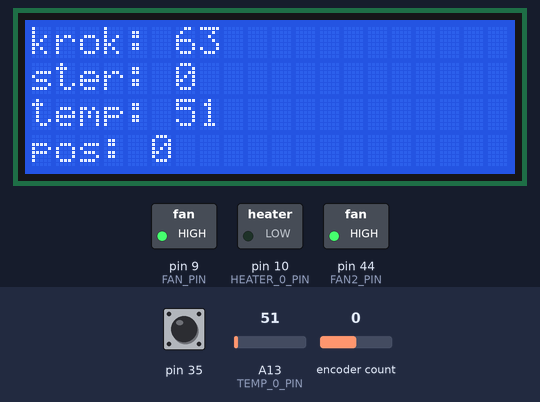
The sketch below on a simulated Arduino Mega 2560, built with avr-gcc and run on an emulated ATmega2560. Parts: 20×4 character LCD, switched loads named in the sketch (green lamp = pin HIGH). The test bench sets the inputs (shaded band); at power-on: encoder count 0, pin 35 HIGH, A13 (TEMP_0_PIN) = 51.

Above: at 1.2 s.
1.3 s: encoder count set to 1
At 1.73 s:
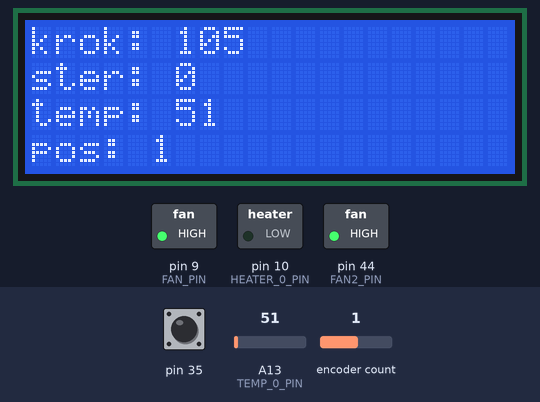
3.0 s: pin 35 pulled LOW for 0.15 s
3.7 s: A13 (TEMP_0_PIN) set to 61
At 4.18 s:
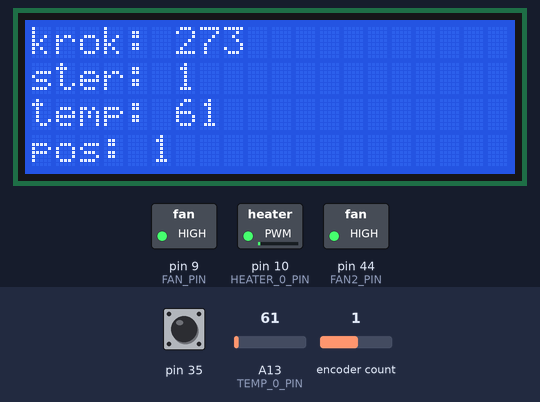
6.4 s: encoder count set to 2
At 6.63 s:
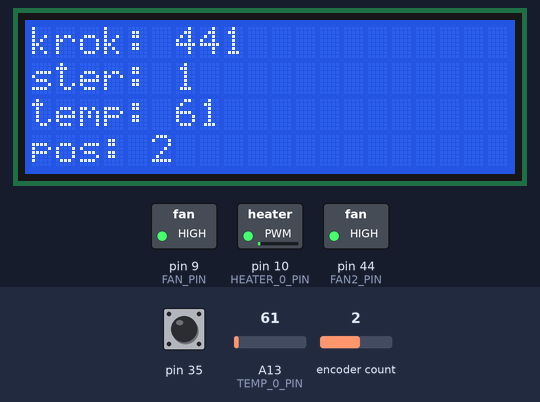
7.9 s: pin 35 pulled LOW for 1 s
9.5 s: A13 (TEMP_0_PIN) set to 71
At 9.7 s:
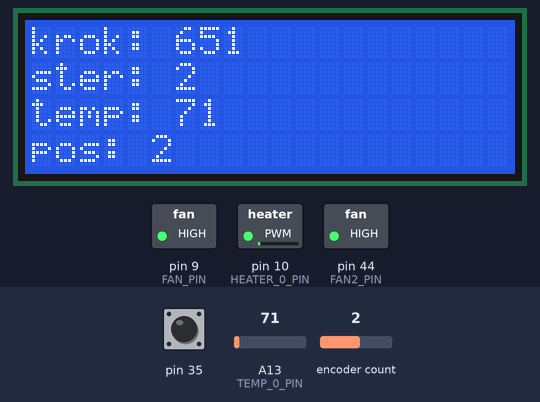
Timing chart, 0 to 12.0 s (numbered marks = the images above; inputs shaded):
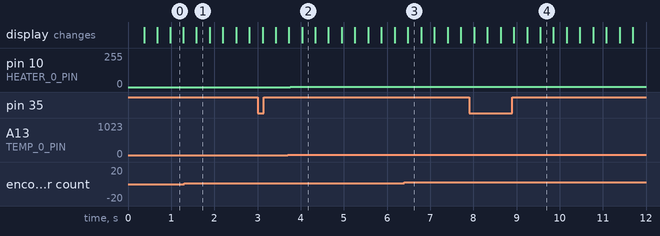

The sketch:

data_aquisition.ino
```cpp
/*
 Name:		grzalka.ino
 Created:	12/4/2018 12:48
 Author:	Kavaren, SaDiablo

 Arduino Mega 2560
 Ramps 1.4 Compatibile
*/
#include <LiquidCrystal.h>
#include <ClickEncoder.h>
#include <TimerOne.h>

// Temperature Sensors
#define TEMP_0_PIN         13   // Analog Input (Nozzle temp)
#define TEMP_1_PIN         15   // Analog Input (Outside temp)

// Heaters / Fans
#define FAN_PIN           9 //4
#define FAN2_PIN          44
#define HEATER_0_PIN      10

// LCD pins
#define RS 		16
#define ENABLE 	17
#define D4 		23
#define D5 		25
#define D6 		27
#define D7 		29

// Encoder
#define BTN_EN1 31 // encoder
#define BTN_EN2 33 // encoder
#define BTN_ENC 35 // enter button

//Thermistor tables
#define A0 		350.037053704701
#define A1 		 -3.84921945549064
#define A2 		  0.0402867301683181
#define A3 		 -0.000252217024037494
#define A4 		  9.49919288351029e-07
#define A5 		 -2.21475224694936e-09
#define A6 		  3.21618652720870e-12
#define A7		 -2.82921036032545e-15
#define A8		  1.37915877531792e-18
#define A9		 -2.85862865193471e-22

LiquidCrystal lcd(RS, ENABLE, D4, D5, D6, D7);
ClickEncoder *encoder;
String input_var;
int t_zew, t, flag;
float t_c;
int16_t last, value;
int u = 0;
int i = 0;
int dt = 20;

void timerIsr() {
  encoder->service();
}

void setup()
{
	//Serial.begin(57600);
	lcd.begin(20, 4);

	pinMode(FAN_PIN, OUTPUT);
	pinMode(FAN2_PIN, OUTPUT);
	pinMode(HEATER_0_PIN, OUTPUT);

	digitalWrite(FAN_PIN, HIGH);
	digitalWrite(FAN2_PIN, HIGH);

  encoder = new ClickEncoder(BTN_EN2, BTN_EN1, BTN_ENC);
  encoder->setAccelerationEnabled(true);
  Timer1.initialize(1000);
  Timer1.attachInterrupt(timerIsr);

  last = -1;
}

void loop()
{
  value += encoder->getValue();
  if (value != last)
  {
    last = value;
  }
  ClickEncoder::Button b = encoder->getButton();
  if (b != ClickEncoder::Open)
  {
    switch (b)
    {
      case ClickEncoder::Clicked:
          u = value;
      break;
      case ClickEncoder::DoubleClicked:
        u = 0;
        value = 0;
      break;
    }
  }
	while(Serial.available() > 0)
	{
		input_var = Serial.readStringUntil('\n');
		sscanf(input_var.c_str(), "%d\n", &u);
	}


	//if(i > 50000)
	//{ u = 40; }
	//else if (i > 180000)
	//{ u = 0; }

	analogWrite(HEATER_0_PIN, u);

	t = analogRead(TEMP_0_PIN);
	//t_c = A0 + A1 * t + A2 * pow(t, 2) + A3 * pow(t, 3) + A4 * pow(t, 4) + A5 * pow(t, 5) + A6 * pow(t, 6) + A7 * pow(t, 7) + A8 * pow(t, 8) + A9 * pow(t, 9);
	//temp_zew = analogRead(TEMP_1_PIN);
	lcd.setCursor(0, 0);
	lcd.print("krok: "); lcd.print(i);  lcd.print("    ");
	lcd.setCursor(0, 1);
	lcd.print("ster: "); lcd.print(u);  lcd.print("    ");
	lcd.setCursor(0, 2);
	lcd.print("temp: "); lcd.print(t);  lcd.print("    ");
	lcd.setCursor(0, 3);
	lcd.print("pos: "); lcd.print(value); lcd.print("    ");
	Serial.print(i); Serial.print(" ");
	Serial.print(u); Serial.print(" ");
	Serial.print(t); Serial.print(" ");
	//Serial.print(t_zew); Serial.print(" ");
	Serial.println("");

	delay(dt-15);
	delayMicroseconds(1800);
	i++;
}
```
